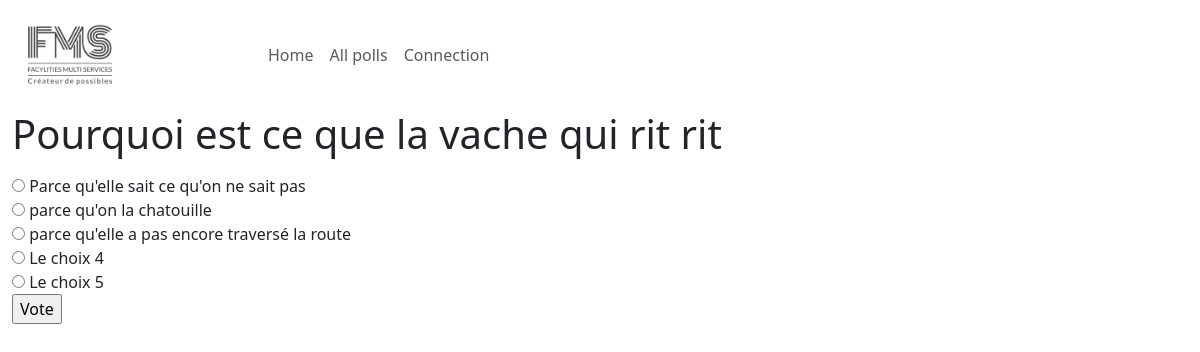
The page /polls/10/ on the database its author committed.
### polls/models.py (models this page shows, shortened)
class Question(models.Model):
    id = models.AutoField(primary_key=True)
    question_text = models.CharField(max_length=200)
    pub_date = models.DateTimeField("date published")

class Choice(models.Model):
    question = models.ForeignKey(Question, on_delete=models.CASCADE)
    choice_text = models.CharField(max_length=200)
    votes = models.IntegerField(default=0)

### polls/views.py (the view)
# urls.py: path("<int:pk>/", views.DetailView.as_view(), name="detail"),
class DetailView(generic.DetailView):
    model = Question
    template_name = "polls/detail.html"
    def get_queryset(self) -> Any:
        return Question.objects.filter(pub_date__lte=timezone.now())

### polls/templates/polls/detail.html (shortened to what this page needs)
{% extends "polls/base.html" %}
{% block content %}
<form action="{% url 'polls:vote' question.id %}" method="post">
  <fieldset>
    <legend><h1>{{ question.question_text }}</h1></legend>
     {% for choice in question.choice_set.all %}
    <input
      type="radio"
      name="choice"
      id="choice{{ forloop.counter }}"
      value="{{ choice.id }}"
    />
    <label for="choice{{ forloop.counter }}">{{ choice.choice_text }}</label
    ><br />
    {% endfor %}
  </fieldset>
  <input type="submit" value="Vote" />
</form>
{% endblock %}

### rows shown on the page
Question: question_text "Pourquoi est ce que la vache qui rit rit"
Choice: choice_text "Parce qu'elle sait ce qu'on ne sait pas"
Choice: choice_text "parce qu'on la chatouille"
Choice: choice_text "parce qu'elle a pas encore traversé la route"
Choice: choice_text "Le choix 4"
Choice: choice_text "Le choix 5"
